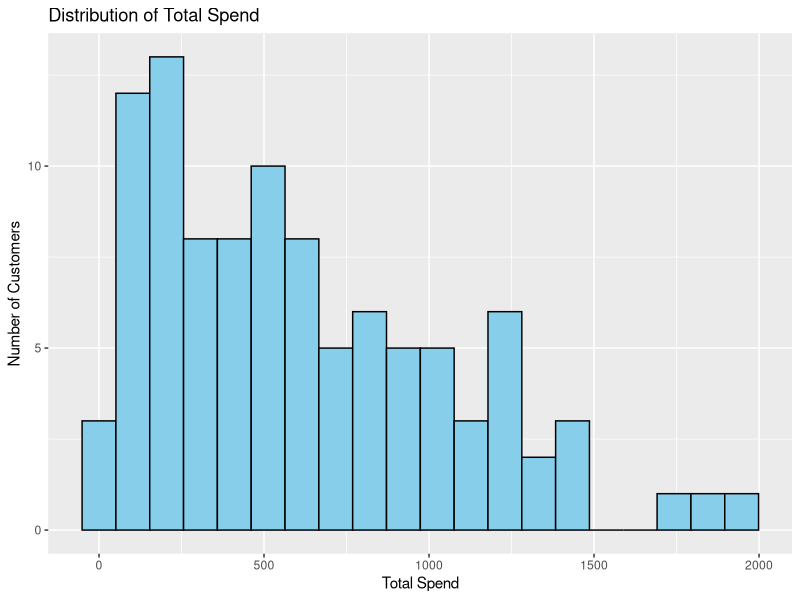
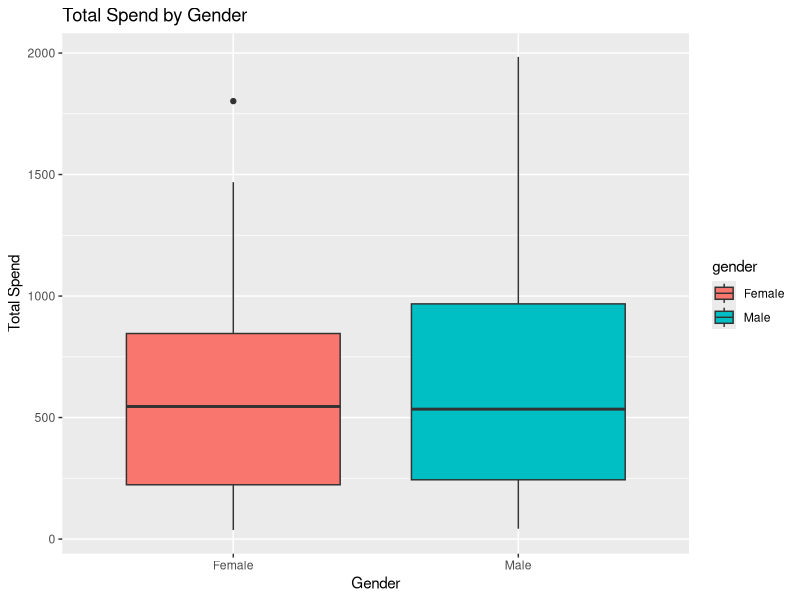
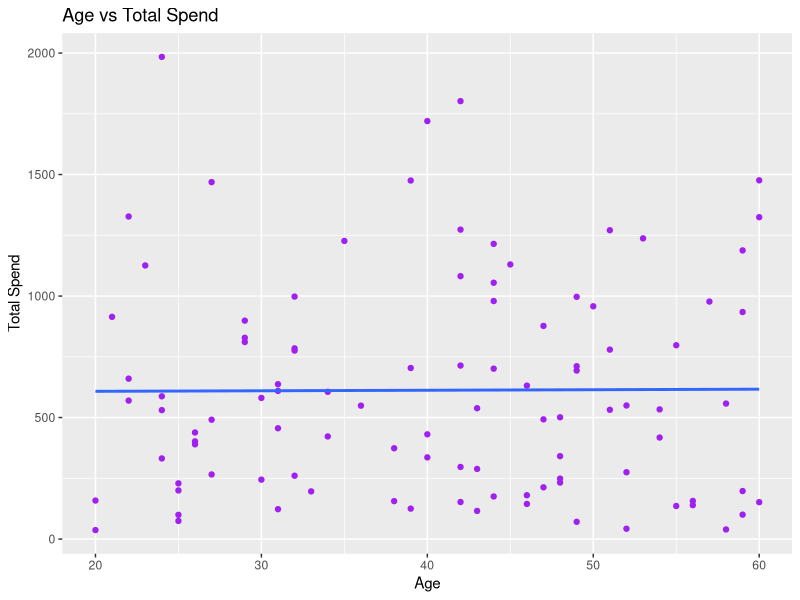

Recreate these plots in R, in order.
install.packages(c("dplyr", "ggplot2"))
library(dplyr)
library(ggplot2)
set.seed(123)  # for reproducibility

# Create a simulated customer dataset
customers <- data.frame(
  customer_id = 1:100,
  age = sample(18:60, 100, replace = TRUE),
  gender = sample(c("Male", "Female"), 100, replace = TRUE),
  purchase_frequency = sample(1:10, 100, replace = TRUE),
  average_spend = round(runif(100, 20, 200), 2)  # random between $20 and $200
)

# Add total spend column
customers$total_spend <- customers$purchase_frequency * customers$average_spend

head(customers)
# Summary
summary(customers)

# Group by gender and calculate average total spend
customers %>%
  group_by(gender) %>%
  summarise(avg_total_spend = mean(total_spend))
# Histogram of total spend
ggplot(customers, aes(x = total_spend)) +
  geom_histogram(fill = "skyblue", bins = 20, color = "black") +
  labs(title = "Distribution of Total Spend", x = "Total Spend", y = "Number of Customers")

# Boxplot by gender
ggplot(customers, aes(x = gender, y = total_spend, fill = gender)) +
  geom_boxplot() +
  labs(title = "Total Spend by Gender", x = "Gender", y = "Total Spend")

# Scatter plot of age vs total spend
ggplot(customers, aes(x = age, y = total_spend)) +
  geom_point(color = "purple") +
  geom_smooth(method = "lm", se = FALSE) +
  labs(title = "Age vs Total Spend", x = "Age", y = "Total Spend")
# Create a new segment variable
customers$segment <- ifelse(customers$total_spend > 800, "High Spender", "Regular")

# Count in each segment
table(customers$segment)